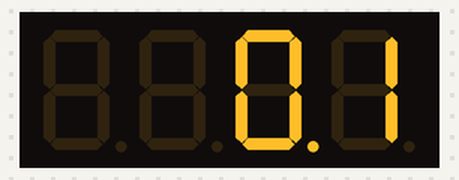
A sketch run on a simulated Arduino Uno, built with avr-gcc and run on an emulated ATmega328P. Parts: 4-digit seven-segment display. What the sketch prints to the serial monitor is not drawn.

Above: at 0.15 s.
At 1.25 s:
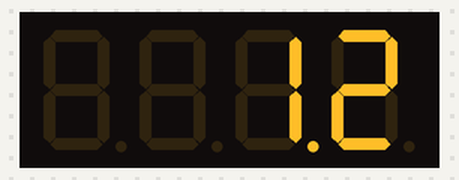
At 2.45 s:
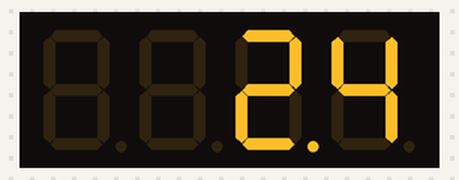
At 5.15 s:
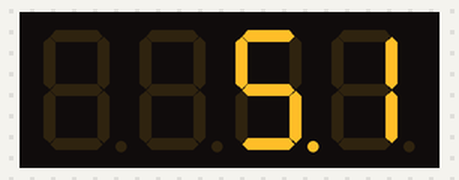
At 7.75 s:
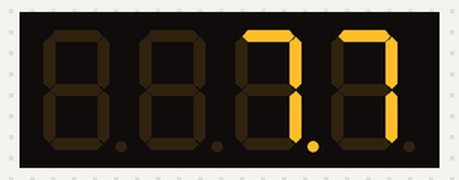
At 10.05 s:
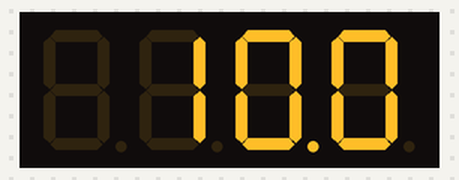

The sketch:

Project_10.ino
```cpp
////////////////////////////////////////////
///////// Atoms Labs -  @atomslabs /////////
///////// Arduino Kit - Project 10 //////////
#include "SevSeg.h"
SevSeg sevseg;

void setup() {
  Serial.begin(9600);
  byte numDigits = 4;
  byte digitPins[] = {9,10,11,12};
  byte segmentPins[] = {2,3,4,5,6,7,8,13};
  // 'false' means resistors are on digit pins
  bool resistorsOnSegments = false;
  byte hardwareConfig = COMMON_CATHODE;
  // Default 'false' is Recommended
  bool updateWithDelays = false;
  // Use 'true' if you'd like to keep the leading zeros
  bool leadingZeros = false;
  // Use 'true' if your decimal point doesn't exist or isn't connected
  bool disableDecPoint = true;

  sevseg.begin(hardwareConfig, numDigits, digitPins, segmentPins
  , resistorsOnSegments,updateWithDelays, leadingZeros, disableDecPoint);
  sevseg.setBrightness(90);
}

void loop() {
  static unsigned long timer = millis();
  static int deciSeconds = 0;

  if (millis() - timer >= 100) {
    timer += 100;
    deciSeconds++; // 100 milliSeconds is equal to 1 deciSecond

    if (deciSeconds == 10000) { // Reset to 0 after counting for 1000 seconds.
      deciSeconds=0;
    }
    sevseg.setNumber(deciSeconds, 1);
  }

  sevseg.refreshDisplay(); // Must run repeatedly
  Serial.println(deciSeconds);
}
```
